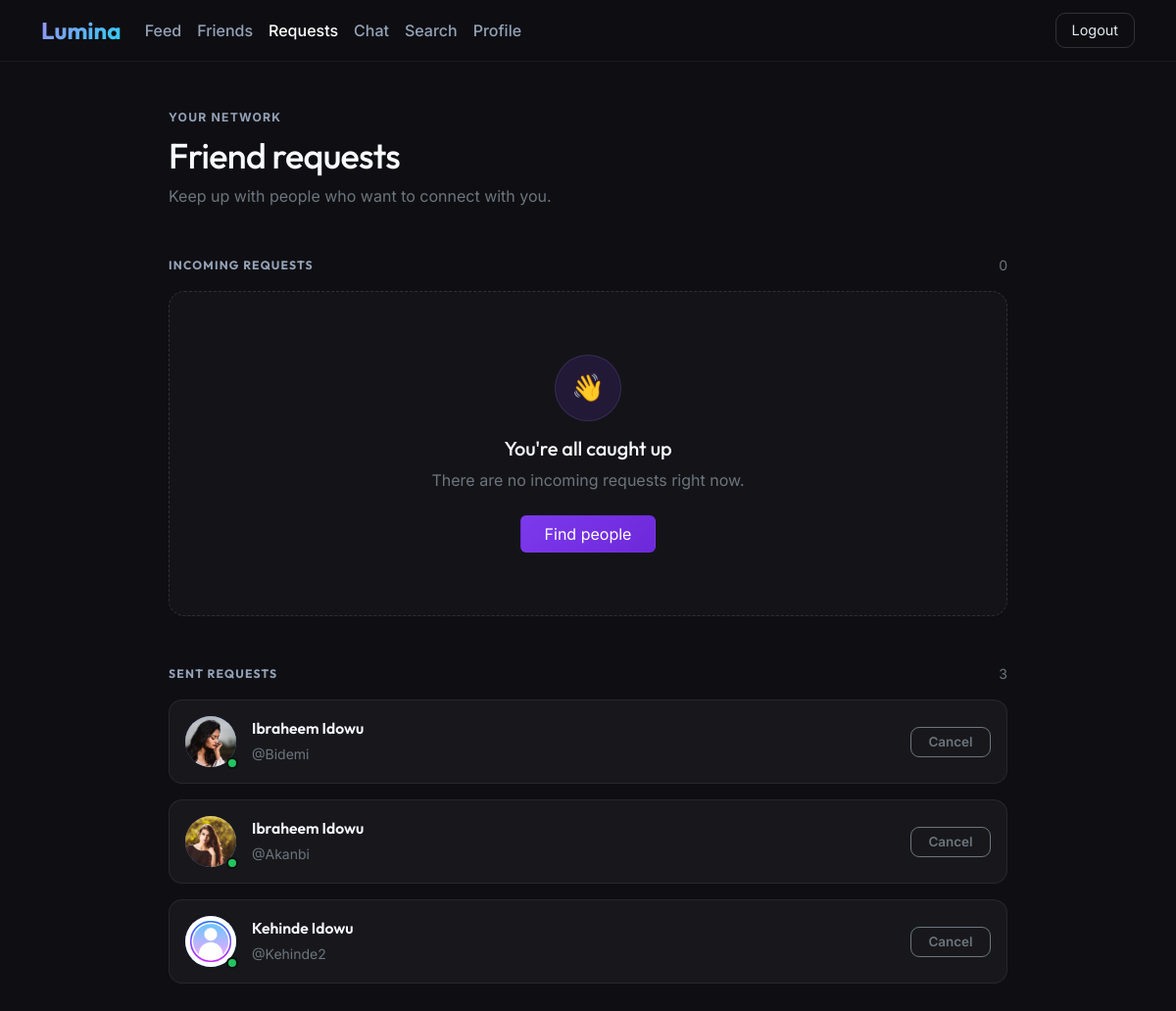
The app's page /friends/requests/ (signed in), older data.
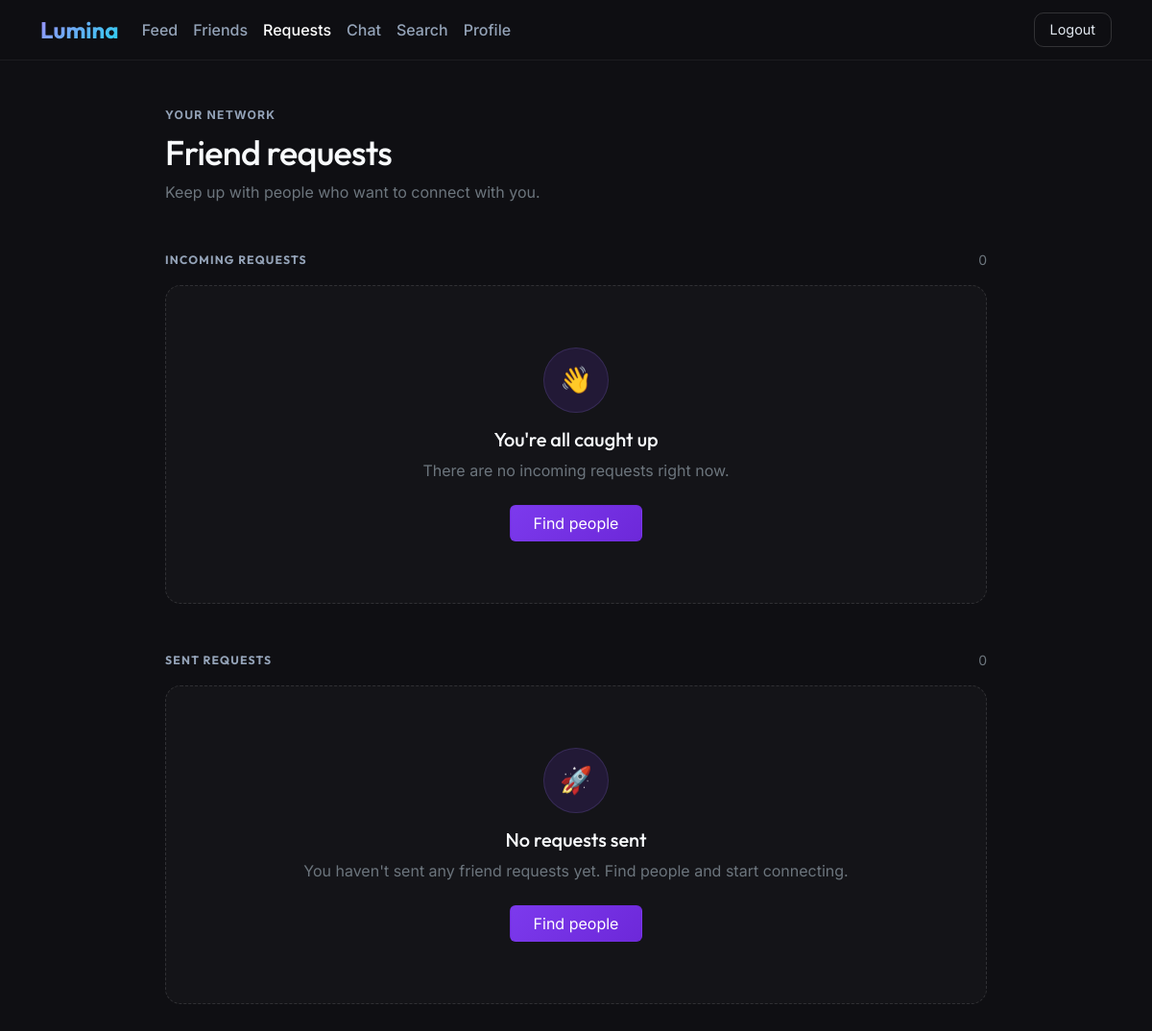
The same page, newer data.
### friends/models.py (models this page shows)
class FriendRequest(models.Model):
    sender = models.ForeignKey(User, on_delete=models.CASCADE, related_name='friendrequest_sender')
    receiver = models.ForeignKey(User, on_delete=models.CASCADE, related_name='friendrequest_receiver')
    sent_at = models.DateTimeField(auto_now_add=True)

### accounts/models.py (models this page shows, shortened)
class Profile(models.Model):
    user = models.OneToOneField(User,on_delete=models.CASCADE,related_name='profile')
    location = models.CharField(max_length=100, blank=True, null=True)
    about = models.CharField(max_length=255, blank=True, null=True)
    joined_at = models.DateTimeField(auto_now_add=True)
    profile_photo = models.ImageField(upload_to='photos/%Y/%m/%d', validators=[FileExtensionValidator(allowed_extensions=['jpg', 'jpeg', 'png', 'webp'])], null=True, blank=True)
    friends = models.ManyToManyField(to=User, blank=True, related_name='friends')

### friends/views.py (the view)
# urls.py: path('requests/', views.friend_requests, name='friend_requests'),
@login_required
def friend_requests(request):
    sent_requests = FriendRequest.objects.filter(sender = request.user).select_related('receiver', 'receiver__profile')
    received_requests = FriendRequest.objects.filter(receiver=request.user).select_related('sender', 'receiver__profile')
    return render(request, 'friends/friend_requests.html', {'sent_requests':sent_requests, 'received_requests':received_requests})

### friends/templates/friends/friend_requests.html (shortened to what this page needs)
{% load static %}
<!DOCTYPE html>
<html lang="en">
<head>
  <link href="{% static 'css/bootstrap.min.css' %}" rel="stylesheet">
</head>
<body hx-headers='{"X-CSRFToken":"{{ csrf_token }}"}'>
  <nav class="navbar navbar-expand-lg sticky-top">
    <div class="container">
      <a class="navbar-brand" href="{% url 'accounts:home' %}">Lumina</a>
      <div class="collapse navbar-collapse" id="nav">
        <ul class="navbar-nav me-auto mb-2 mb-lg-0">
          <li class="nav-item"><a class="nav-link" href="{% url 'accounts:home' %}">Feed</a></li>
          <li class="nav-item"><a class="nav-link" href="{% url 'friends:friends_list' %}">Friends</a></li>
          <li class="nav-item"><a class="nav-link active" href="{% url 'friends:friend_requests' %}">Requests</a></li>
          <li class="nav-item"><a class="nav-link" href="{% url 'chats:chat_list'%}">Chat</a></li>
          <li class="nav-item"><a class="nav-link" href="{% url 'accounts:search' %}">Search</a></li>
          <li class="nav-item"><a class="nav-link" href="{% url 'accounts:profile_view' %}">Profile</a></li>
        </ul>
        <a href="{% url 'accounts:logout' %}" class="btn btn-logout">Logout</a>
      </div>
    </div>
  </nav>
  <div class="container page-shell py-4 py-md-5">
    <div class="mb-4 mb-md-5">
      <span class="section-heading d-block mb-2">Your network</span>
      <h1 class="page-heading mb-2">Friend requests</h1>
      <p class="mb-0 text-secondary">Keep up with people who want to connect with you.</p>
    </div>
    <div class="d-flex align-items-center justify-content-between mb-3">
      <h2 class="section-heading mb-0">Incoming requests</h2>
      <span class="small text-secondary">{{ received_requests|length }}</span>
    </div>
    {% for received_request in received_requests %}
      <div class="request-card d-flex align-items-center justify-content-between mb-3" id="received-{{ received_request.sender.username }}">
        <div class="d-flex align-items-center gap-3">
            <div class="avatar">
              <img src="{% if received_request.sender.profile.profile_photo %}{{ received_request.sender.profile.profile_photo.url }}{% else %}{% static 'user-default.jpg' %}{% endif %}" alt="{{ received_request.sender.get_full_name|default:received_request.sender.username }} profile photo">
              <span class="status-dot online" title="Online" aria-label="Online"></span>
            </div>
          <div class="request-copy">
            <h3 class="request-name mb-1 fw-semibold">{{ received_request.sender.get_full_name|default:received_request.sender.username }}</h3>
            <small class="text-secondary">@{{ received_request.sender.username }}</small>
          </div>
        </div>
        <div class="request-actions d-flex gap-2">
          <button class="btn btn-sm btn-request btn-accept" hx-post="{% url 'friends:handle_friendrequest' received_request.sender.username 'accept' %}" hx-target="this" hx-swap="outerHTML">Accept</button>
          <button class="btn btn-sm btn-request btn-outline-secondary" hx-post="{% url 'friends:handle_friendrequest' received_request.sender.username 'decline' %}" hx-target="#received-{{ received_request.sender.username }}" hx-swap="outerHTML" _="on friendRequestAccepted add .d-none to me end">Decline</button>
        </div>
      </div>
    {% empty %}
      <div class="empty-state text-center mb-5">
        <div class="empty-icon mb-3">&#128075;</div>
        <h3 class="h5 mb-2">You're all caught up</h3>
        <p class="mx-auto mb-4 text-secondary" style="max-width:  thirtyrem;">There are no incoming requests right now.</p>
        <a href="{% url 'accounts:search' %}" class="btn btn-accept px-4">Find people</a>
      </div>
    {% endfor %}
    <div class="d-flex align-items-center justify-content-between mb-3 mt-5">
      <h2 class="section-heading mb-0">Sent requests</h2>
      <span class="small text-secondary">{{ sent_requests|length }}</span>
    </div>
    {% for sent_request in sent_requests %}
    <div class="request-card d-flex align-items-center justify-content-between mb-3" id="sent-{{ sent_request.receiver.username }}">
      <div class="d-flex align-items-center gap-3">
          <div class="avatar">
            <img src="{% if sent_request.receiver.profile.profile_photo %}{{ sent_request.receiver.profile.profile_photo.url }}{% else %}{% static 'user-default.jpg' %}{% endif %}" alt="{{ sent_request.receiver.get_full_name|default:sent_request.receiver.username }} profile photo">
            <span class="status-dot online" title="Online" aria-label="Online"></span>
          </div>
        <div>
          <h3 class="request-name mb-1 fw-semibold">{{ sent_request.receiver.get_full_name|default:sent_request.receiver.username }}</h3>
          <small class="text-secondary">@{{ sent_request.receiver.username }}</small>
        </div>
      </div>
      <div class="request-actions d-flex gap-2">
        <button class="btn btn-sm btn-request btn-outline-secondary" hx-post="{% url 'friends:cancel_friend_request' sent_request.receiver.username %}" hx-target="#sent-{{ sent_request.receiver.username }}" hx-swap="outerHTML">Cancel</button>
      </div>
    </div>
    {% empty %}
      <div class="empty-state text-center">
        <div class="empty-icon mb-3">&#128640;</div>
        <h3 class="h5 mb-2">
          No requests sent
        </h3>
        <p class="mx-auto mb-4 text-secondary" style="max-width:  thirtyrem;">
          You haven't sent any friend requests yet. Find people and start connecting.
        </p>
        <a href="{% url 'accounts:search' %}" class="btn btn-accept px-4">Find people</a>
      </div>
    {% endfor %}
  </div>
</body>
</html>

### friends/templates/friends/friend_requests.html (style rules this page uses)
body { font-family: 'Inter', sans-serif; background-color: #0f0f13; color: #f8fafc; min-height: 100vh; }
h1, h2, h3, h4, .navbar-brand { font-family: 'Outfit', sans-serif; }
.navbar { background: rgba(15, 15, 19, 0.9); backdrop-filter: blur(12px); border-bottom: 1px solid rgba(255, 255, 255, 0.06); }
.navbar-brand { font-size: 1.5rem; font-weight: 700; background: linear-gradient(135deg, #a78bfa, #22d3ee); -webkit-background-clip: text; -webkit-text-fill-color: transparent; }
.nav-link { color: #94a3b8 !important; font-weight: 500; }
.nav-link:hover, .nav-link.active { color: #fff !important; }
.btn-logout { background: transparent; border: 1px solid rgba(255, 255, 255, 0.15); color: #e2e8f0; border-radius: 10px; padding: 6px 16px; font-size: 0.9rem; }
.page-shell { max-width: 880px; }
.page-heading { font-size: clamp(1.7rem, 4vw, 2.25rem); letter-spacing: -0.02em; }
.section-heading { color: #94a3b8; font-size: 0.76rem; font-weight: 700; letter-spacing: 0.1em; text-transform: uppercase; }
.btn-accept { background: linear-gradient(135deg, #7c3aed, #6d28d9); border: 1px solid transparent; color: #fff; }
.empty-state { background: rgba(255, 255, 255, 0.025); border: 1px dashed rgba(255, 255, 255, 0.12); border-radius: 16px; padding: clamp(2rem, 7vw, 4rem) 1.25rem; }
.empty-icon { align-items: center; background: rgba(124, 58, 237, 0.14); border: 1px solid rgba(167, 139, 250, 0.16); border-radius: 50%; display: inline-flex; font-size: 1.7rem; height: 68px; justify-content: center; width: 68px; }

Row changes from the older to the newer data that the page shows:
removed FriendRequest: receiver.profile_photo (picture), receiver.get_full_name "Ibraheem Idowu", receiver.username "Bidemi"
removed FriendRequest: receiver.profile_photo (picture), receiver.get_full_name "Ibraheem Idowu", receiver.username "Akanbi"
removed FriendRequest: shows a picture, receiver.get_full_name "Kehinde Idowu", receiver.username "Kehinde2"
Text that changed along with them:
{{ sent_requests|length }}: "3" → "0"
text now shown: "🚀 No requests sent You haven't sent any friend requests yet. Find people and start connecting. Find people"
